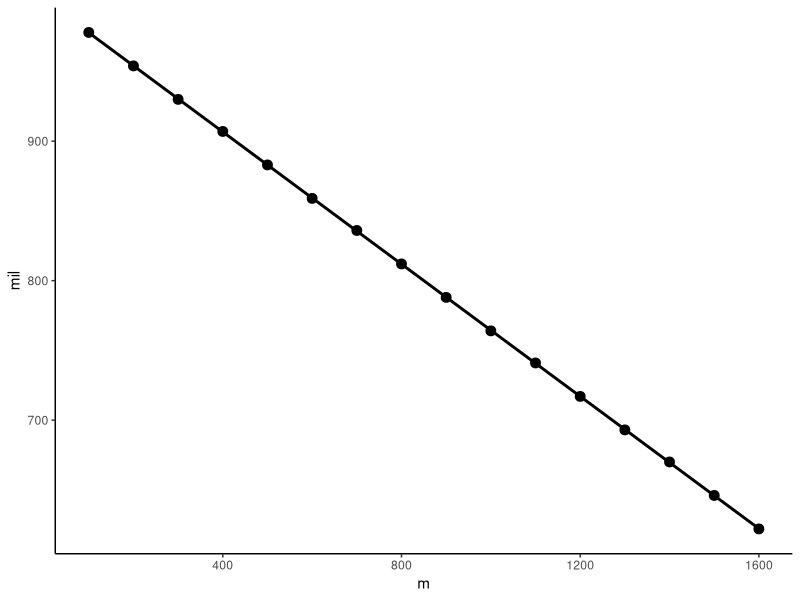

Recreate this plot in R.
# set ----
library(tidyverse)

# load data ----
# american artillery
arty <- data.frame(m = c(1600,1500,1400,1300,1200,1100,1000,900,800,700,600,
                         500,400,300,200,100),
                   mil = c(622,646,670,693,717,741,764,788,812,836,859,883,
                           907,930,954,978))


# model ----
fit <- lm(mil ~
            m,
    data = arty)

# estimate range accuracy
acc <- mean(sqrt(fit$residuals^2))

# plot relationship with accuracy margin
arty <-
  arty %>% 
  mutate(prediction = predict(fit),
         upper      = mil+acc,
         lower      = mil-acc)


         ggplot(arty, aes(x = m)) +
  geom_point(aes(y = mil), size = 3) +
  geom_line(aes(y = prediction), linewidth = 1) +
  #geom_ribbon(aes(ymin=lower,ymax=upper),fill = "lightblue",alpha = 0.5) +
  theme_classic()
  

# calculate ----
target <- 625

x <- data.frame(m=c(target))
y <- predict(fit, newdata = x)
round(mean(c(y-acc,y+acc)))


